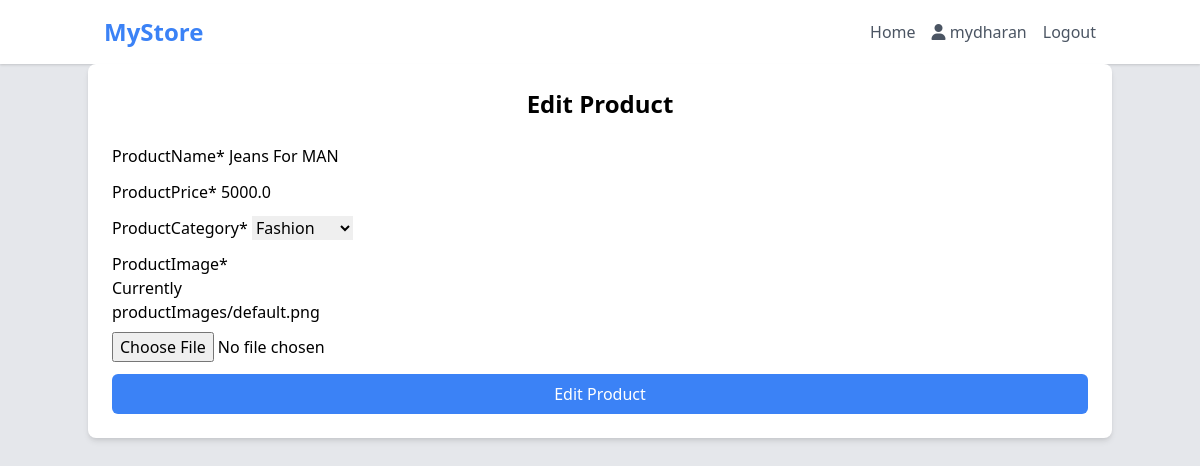
Page /editproduct/20/ (signed in) on the committed database.
### geoapp/models.py (models this page shows, shortened)
class Product(models.Model):
    productOwner = models.ForeignKey(Shop,on_delete = models.CASCADE)
    productName = models.CharField(max_length = 50)
    productPrice = models.FloatField()
    productCategory = models.CharField(max_length = 20,default="Electronics",choices = (
        ("Electronics","Electronics"),
        ("Fashion","Fashion"),
        ("Drinks","Drinks"),
        ("Furniture","Furniture")
    ))
    productImage = models.ImageField(upload_to='productImages/',default='productImages/product_placeholder.png',null=True)

### geoapp/views.py (the view, shortened to what this page needs)
# urls.py: path('editproduct/<int:id>/',views.editproduct,name="editproduct"),
@login_required(login_url='login')
def editproduct(request,id):
    product = Product.objects.get(id=id)
    form = ProductForm(instance = product)
    context = {
        'form':form,
        'product':product
    }
    return render(request,'editproduct.html',context)

### geoapp/forms.py
class ProductForm(ModelForm):
    class Meta:
        fields = '__all__'
        exclude = ['productOwner']
        model = Product

### geoapp/templates/editproduct.html (shortened to what this page needs)
{% extends 'base.html' %}
{% load crispy_forms_tags %}
{% block content %}
<div class="container mx-auto p-6 bg-white rounded-lg shadow-md">
    <h2 class="text-2xl font-bold text-center mb-6">Edit Product</h2>
    <form action="" method="post" enctype="multipart/form-data">
       {{form|crispy}}
        <button type="submit"
            class="w-full bg-blue-500 text-white p-2 rounded-md hover:bg-blue-700 focus:outline-none focus:shadow-outline-blue">
            Edit Product
        </button>
    </form>
</div>
{% endblock %}

### templates/base.html (shortened to what this page needs)
<!DOCTYPE html>
<html lang="en">
<head>
    <link rel="stylesheet" href="https://cdn.jsdelivr.net/npm/tailwindcss@2.2.19/dist/tailwind.min.css">
    <link rel="stylesheet" href="https://cdnjs.cloudflare.com/ajax/libs/font-awesome/6.5.1/css/all.min.css" />
    <link rel="stylesheet" href="https://unpkg.com/leaflet@1.9.4/dist/leaflet.css" />
</head>
<body class="bg-gray-200">
    <nav class="bg-white shadow">
        <div class="container mx-auto px-4">
            <div class="flex items-center justify-between py-4">
                <div class="flex items-center">
                    <a href="/" class="text-2xl font-bold text-blue-500">MyStore</a>
                </div>
                <div class="hidden lg:flex space-x-4">
                    <a href="#" class="text-gray-600 hover:text-blue-500">Home</a>
                    <p class="text-gray-600 hover:text-blue-500">
                        <i class="fa-solid fa-user"></i>
                        {{request.user}}</p>
                    <a href="{%url 'logout'%}" class="text-gray-600 hover:text-blue-500 cursor-pointer">Logout</a>
                </div>
            </div>
        </div>
    </nav>
    {%block content%}{%endblock content%}
</body>
</html>

### rows in the picture
Product: productName "Jeans For MAN", productPrice "5000.0", productCategory "Fashion"

### other values in the picture
{{ request.user }} "mydharan"
